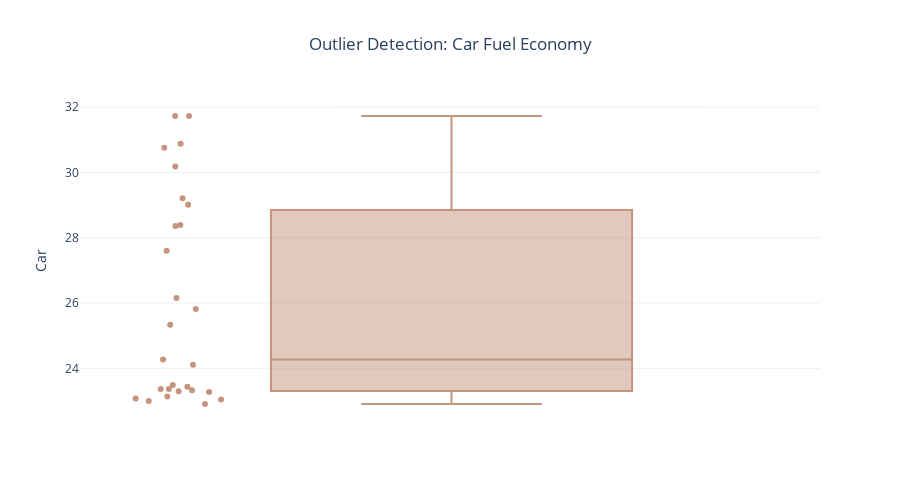

Here is the notebook cell this chart was saved with:
### Code cell
''' Outlier Detection for Car Fuel Economy using Z-Score Method and Box Plot '''

# Use an existing column name from the DataFrame (e.g., "Car")
col_name = "Car"

# Compute Z-score for the selected column
fueleconomy["Z_fueleconomy"] = (
    (fueleconomy[col_name] - fueleconomy[col_name].mean())
    / fueleconomy[col_name].std()
)

# Flag potential outliers (|Z| > 3)
fueleconomy_outliers = fueleconomy[np.abs(fueleconomy["Z_fueleconomy"]) > 3]

print(f"Detected {len(fueleconomy_outliers)} potential outliers in '{col_name}' fueleconomy.")
display(fueleconomy_outliers[["Year", col_name, "Z_fueleconomy"]])

# visual outlier detection with box plot
figfe2 = px.box(
    fueleconomy,
    y=col_name,
    title=f"Outlier Detection: {col_name} Fuel Economy",
    points="all",
    color_discrete_sequence=[colors["fueleconomy"]]
)
figfe2.update_layout(template="plotly_white", title_x=0.5, height=500)
figfe2.show()

### Figure 1 — Plotly figure (JSON) as saved in the notebook; plotly's stock layout.template omitted (floating-point values rounded to 4 significant figures)
{"data": [{"alignmentgroup": "True", "boxpoints": "all", "hovertemplate": "Car=%{y}<extra></extra>", "legendgroup": "", "marker": {"color": "#C5947C"}, "name": "", "notched": false, "offsetgroup": "", "orientation": "v", "showlegend": false, "type": "box", "x0": " ", "xaxis": "x", "y": [23.44, 23.33, 23.37, 23.37, 23.0, 22.91, 23.05, 23.08, 23.28, 23.14, 23.49, 23.3, 24.11, 24.27, 25.34, 26.16, 25.82, 27.6, 28.36, 28.39, 29.01, 29.21, 30.18, 30.76, 30.88, 31.73, 31.73], "y0": " ", "yaxis": "y"}], "layout": {"boxmode": "group", "height": 500, "legend": {"tracegroupgap": 0}, "title": {"text": "Outlier Detection: Car Fuel Economy", "x": 0.5}, "xaxis": {"anchor": "y", "domain": [0, 1]}, "yaxis": {"anchor": "x", "domain": [0, 1], "title": {"text": "Car"}}}}
